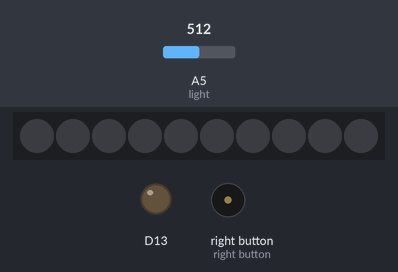
The sketch below on a simulated Adafruit Circuit Playground Express. On the bench: 10 RGB LEDs in strip order, left to right, output pins drawn as LEDs (lit = HIGH), buzzer (waves = sounding). The inputs (shaded band) are chosen by the test bench; at power-on: A5 (light) = 512. Dim RGB values are drawn brighter than linear.

Above: at 1.2 s.
1.3 s: A5 (light) set to 0
At 2.2 s:
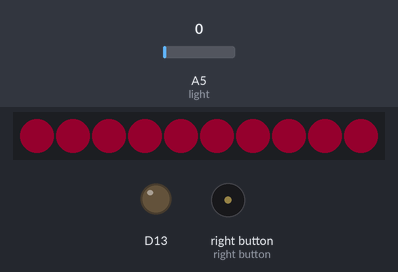
2.8 s: A5 (light) set to 20
At 3.9 s:
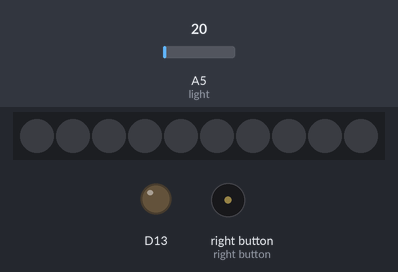
Timing chart, 0 to 5.8 s (numbered marks = the images above; inputs shaded):
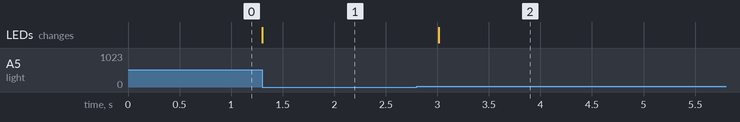

Measured:
- after the input at 1.3 s, the LEDs: change at once (image 1)
- after the input at 2.8 s, tone on right button: stays silent (without the input it goes to 7200 Hz after 3.7 s); the LEDs: change after 0.22 s (image 2)

The sketch:

Class_NeoPixels.ino
```cpp
#include<Adafruit_CircuitPlayground.h> // load the library

int leds[] = {0, 1, 2, 3, 4, 5, 6, 7, 8, 9};

int light = A5;

int speakerPin = 5;

void setup() {
  // put your setup code here, to run once:
  CircuitPlayground.begin(); // setup the library
}

void loop() {
  // put your main code here, to run repeatedly:
  int lightReading = analogRead(light);

  if (lightReading <= 10) {
    for (int i = 0; i < 11; i = i + 1) {
      CircuitPlayground.setPixelColor(leds[i], 255, 0, 75);
    }
    for (int t = 8000; t > 0; t = t - 100) {
      tone(speakerPin, t, 1000);
      delay(3.75);
    }

  }
  else {
    CircuitPlayground.clearPixels(); // turns off all the leds
    noTone(speakerPin);
  }
}
```
